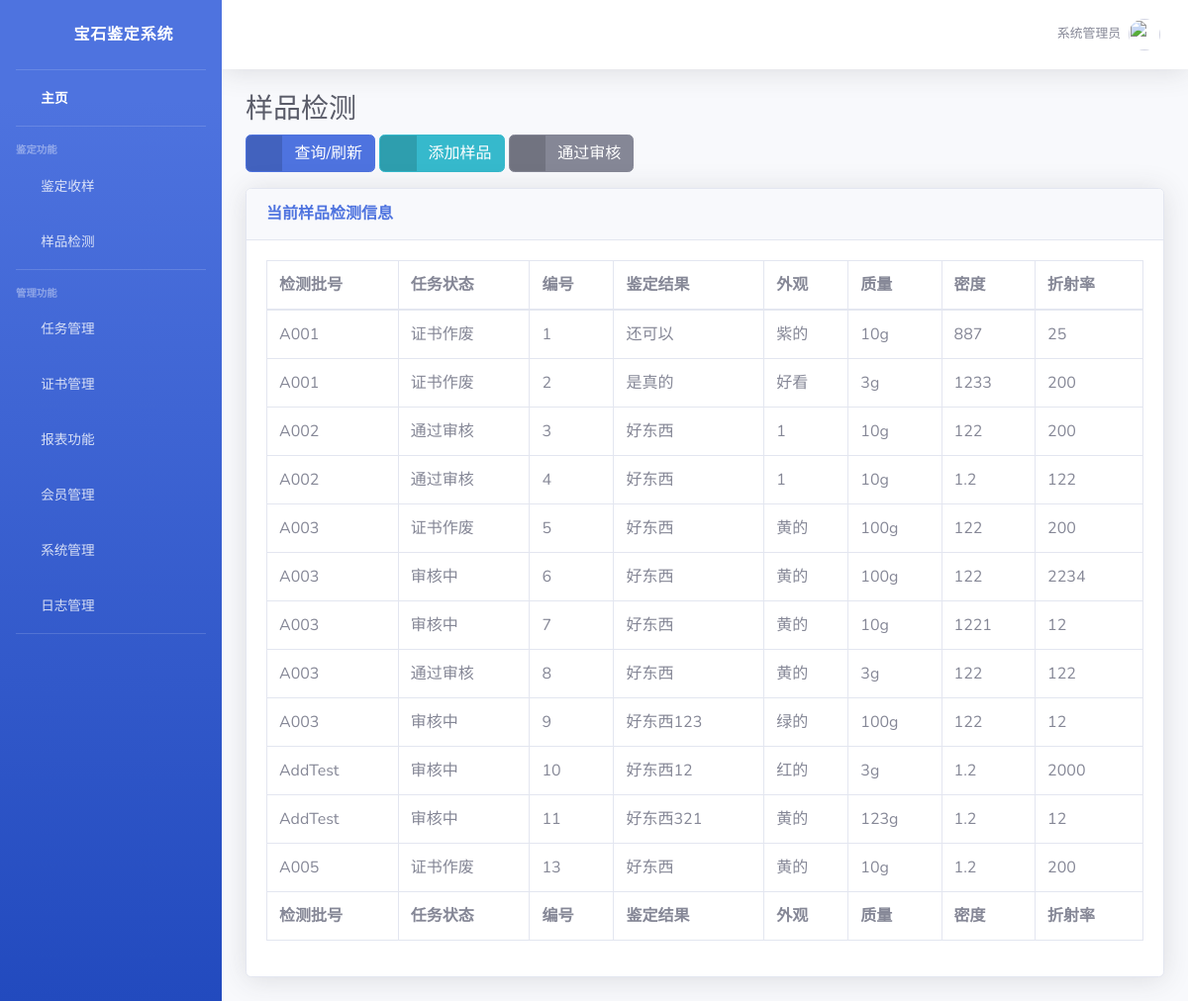
The app's page /gem/page2/ with its own data.
### gem/models.py (models this page shows)
class Yangpin(models.Model):
    testNo = models.CharField(max_length=20, default='未填写')
    situation = models.CharField(max_length=20, default='未填写')
    no = models.CharField(max_length=10, default='未填写')
    result = models.CharField(max_length=20, default='未填写')
    appear = models.CharField(max_length=20, default='未填写')
    weight = models.CharField(max_length=20, default='未填写')
    midu = models.CharField(max_length=20, default='未填写')
    zheshe = models.CharField(max_length=20, default='未填写')
    jcy = models.CharField(max_length=20, default='未分配')
    certificate = models.CharField(max_length=20, default='未生成证书')
    name = models.CharField(max_length=20, default='--')

### gem/views.py (the view)
# urls.py: path('page2/', views.page2, name='page2'),
def page2(request):
    v1 = Yangpin.objects.all()
    return render(request, 'page2.html', {'v1': v1})

### gem/templates/page2.html (shortened to what this page needs)
<!DOCTYPE html>
<html>
<head>
    <link href="/static/vendor/fontawesome-free/css/all.min.css" rel="stylesheet" type="text/css">
    <link href="/static/css/sb-admin-2.min.css" rel="stylesheet">
    <link href="/static/vendor/datatables/dataTables.bootstrap4.min.css" rel="stylesheet">
</head>
<body id="page-top">
    <div id="wrapper">
        <ul class="navbar-nav bg-gradient-primary sidebar sidebar-dark accordion" id="accordionSidebar">
            <a class="sidebar-brand d-flex align-items-center justify-content-center" href="/gem/">
                <div class="sidebar-brand-icon rotate-n-15">
                    <i class="fas fa-laugh-wink"></i>
                </div>
                <div class="sidebar-brand-text mx-3">宝石鉴定系统</div>
            </a>
            <hr class="sidebar-divider my-0">
            <li class="nav-item active">
                <a class="nav-link" href="/gem/">
                    <i class="fas fa-fw fa-tachometer-alt"></i>
                    <span>主页</span></a>
            </li>
            <hr class="sidebar-divider">
            <div class="sidebar-heading">
                鉴定功能
            </div>
            <li class="nav-item">
                <a class="nav-link" href="/gem/page1/">
                    <i class="fas fa-fw fa-chart-area"></i>
                    <span>鉴定收样</span></a>
            </li>
            <li class="nav-item">
                <a class="nav-link" href="/gem/page2/">
                    <i class="fas fa-fw fa-chart-area"></i>
                    <span>样品检测</span></a>
            </li>
            <hr class="sidebar-divider">
            <div class="sidebar-heading">
                管理功能
            </div>
            <li class="nav-item">
                <a class="nav-link" href="/gem/page3/">
                    <i class="fas fa-fw fa-table"></i>
                    <span>任务管理</span></a>
            </li>
            <li class="nav-item">
                <a class="nav-link" href="/gem/page4/">
                    <i class="fas fa-fw fa-table"></i>
                    <span>证书管理</span></a>
            </li>
            <li class="nav-item">
                <a class="nav-link" href="/gem/page5/">
                    <i class="fas fa-fw fa-table"></i>
                    <span>报表功能</span></a>
            </li>
            <li class="nav-item">
                <a class="nav-link" href="/gem/page6/">
                    <i class="fas fa-fw fa-table"></i>
                    <span>会员管理</span></a>
            </li>
            <li class="nav-item">
                <a class="nav-link" href="/admin/">
                    <i class="fas fa-fw fa-table"></i>
                    <span>系统管理</span></a>
            </li>
            <li class="nav-item">
                <a class="nav-link" href="/admin/">
                    <i class="fas fa-fw fa-table"></i>
                    <span>日志管理</span></a>
            </li>
            <hr class="sidebar-divider d-none d-md-block">
        </ul>
        <div id="content-wrapper" class="d-flex flex-column">
                <nav class="navbar navbar-expand navbar-light bg-white topbar mb-4 static-top shadow">
                    <ul class="navbar-nav ml-auto">
                        <li class="nav-item dropdown no-arrow">
                            <a class="nav-link dropdown-toggle" href="" id="userDropdown" role="button"
                                data-toggle="dropdown" aria-haspopup="true" aria-expanded="false">
                                <span class="mr-2 d-none d-lg-inline text-gray-600 small">系统管理员</span>
                                <img class="img-profile rounded-circle"
                                    src="/static/img/undraw_profile.svg">
                            </a>
                        </li>
                    </ul>
                </nav>
                <div class="container-fluid">
                    <h1 class="h3 mb-2 text-gray-800">样品检测</h1>
                    <a href="" class="btn btn-primary btn-icon-split">
                                        <span class="icon text-white-50">
                                            <i class="fas fa-flag"></i>
                                        </span>
                                        <span class="text">查询/刷新</span>
                    </a>
                    <a href="/gem/page2/add/" class="btn btn-info btn-icon-split">
                        <span class="icon text-white-50">
                            <i class="fas fa-info-circle"></i>
                        </span>
                        <span class="text">添加样品</span>
                    </a>
                    <a href="/gem/page2/edit/" class="btn btn-secondary btn-icon-split">
                        <span class="icon text-white-50">
                            <i class="fas fa-arrow-right"></i>
                        </span>
                        <span class="text">通过审核</span>
                    </a>
                    <div class="card shadow mb-4">
                        <div class="card-header py-3">
                            <h6 class="m-0 font-weight-bold text-primary">当前样品检测信息</h6>
                        </div>
                        <div class="card-body">
                            <div class="table-responsive">
                                <table class="table table-bordered" id="dataTable" width="100%" cellspacing="0">
                                    <thead>
                                        <tr>
                                            <th>检测批号</th>
                                            <th>任务状态</th>
                                            <th>编号</th>
                                            <th>鉴定结果</th>
                                            <th>外观</th>
                                            <th>质量</th>
                                            <th>密度</th>
                                            <th>折射率</th>
                                        </tr>
                                    </thead>
                                    <tfoot>
                                        <tr>
                                            <th>检测批号</th>
                                            <th>任务状态</th>
                                            <th>编号</th>
                                            <th>鉴定结果</th>
                                            <th>外观</th>
                                            <th>质量</th>
                                            <th>密度</th>
                                            <th>折射率</th>
                                        </tr>
                                    </tfoot>
                                    <tbody>
                                        {% for v in v1 %}
                                            <tr>
                                                <td>{{ v.testNo }}</td>
                                                <td>{{ v.situation }}</td>
                                                <td>{{ v.no }}</td>
                                                <td>{{ v.result }}</td>
                                                <td>{{ v.appear }}</td>
                                                <td>{{ v.weight }}</td>
                                                <td>{{ v.midu }}</td>
                                                <td>{{ v.zheshe }}</td>
                                            </tr>
                                        {% endfor %}
                                    </tbody>
                                </table>
                            </div>
                        </div>
                    </div>
                </div>
            </div>
        </div>
</body>
</html>

### records on screen
Yangpin: testNo "A001", situation "证书作废", no "1", result "还可以", appear "紫的", weight "10g", midu "887", zheshe "25"
Yangpin: testNo "A001", situation "证书作废", no "2", result "是真的", appear "好看", weight "3g", midu "1233", zheshe "200"
Yangpin: testNo "A002", situation "通过审核", no "3", result "好东西", appear "1", weight "10g", midu "122", zheshe "200"
Yangpin: testNo "A002", situation "通过审核", no "4", result "好东西", appear "1", weight "10g", midu "1.2", zheshe "122"
Yangpin: testNo "A003", situation "证书作废", no "5", result "好东西", appear "黄的", weight "100g", midu "122", zheshe "200"
Yangpin: testNo "A003", situation "审核中", no "6", result "好东西", appear "黄的", weight "100g", midu "122", zheshe "2234"
Yangpin: testNo "A003", situation "审核中", no "7", result "好东西", appear "黄的", weight "10g", midu "1221", zheshe "12"
Yangpin: testNo "A003", situation "通过审核", no "8", result "好东西", appear "黄的", weight "3g", midu "122", zheshe "122"
Yangpin: testNo "A003", situation "审核中", no "9", result "好东西123", appear "绿的", weight "100g", midu "122", zheshe "12"
Yangpin: testNo "AddTest", situation "审核中", no "10", result "好东西12", appear "红的", weight "3g", midu "1.2", zheshe "2000"
Yangpin: testNo "AddTest", situation "审核中", no "11", result "好东西321", appear "黄的", weight "123g", midu "1.2", zheshe "12"
Yangpin: testNo "A005", situation "证书作废", no "13", result "好东西", appear "黄的", weight "10g", midu "1.2", zheshe "200"
